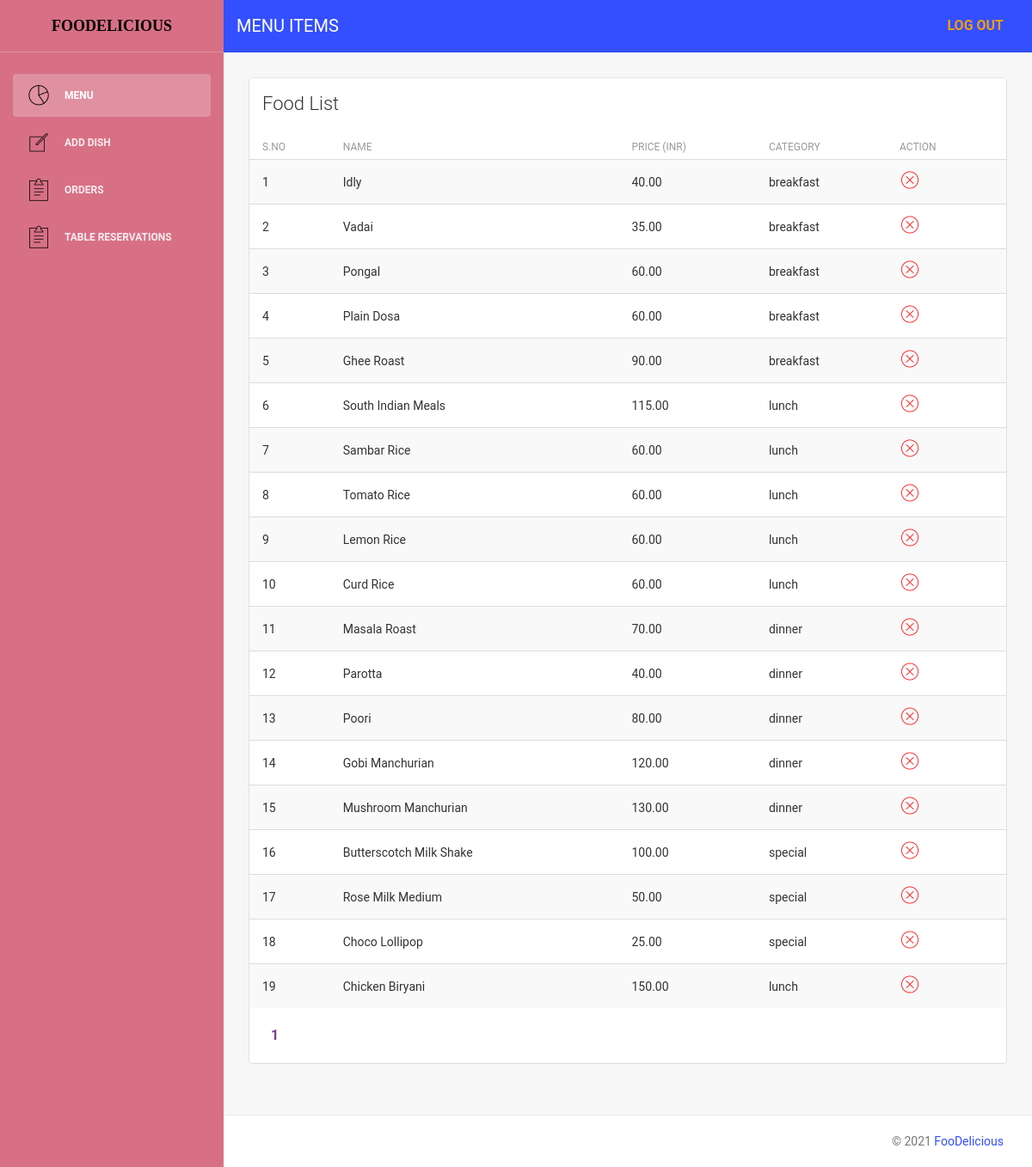
Page /admin/food_list.php (signed in) on the committed database.
### tables this page shows
CREATE TABLE `food` (
  `id` int(11) NOT NULL,
  `food_name` varchar(255) NOT NULL,
  `food_category` varchar(255) NOT NULL,
  `food_price` varchar(255) NOT NULL,
  `food_description` varchar(100) NOT NULL
);

### admin/food_list.php (the view, shortened to what this page needs)
<?php
	require "includes/db.php";
	$result = "";
	$per_page = 20;
		$count = $db->query("SELECT * FROM food");
		$pages = ceil((mysqli_num_rows($count)) / $per_page);
		if(isset($_GET['page'])) {
			$page = $_GET['page'];
		}else{
			$page = 1;
		}
		$start = ($page - 1) * $per_page;
		$cat = $db->query("SELECT * FROM food LIMIT $start, $per_page");
		if($cat->num_rows) {
			$result = "<table class='table table-hover table-striped'>
						<thead>
							<th>S.no</th>
							<th>name</th>
							<th>price (INR)</th>
							<th>Category</th>
							<th>Action</th>
						</thead>
						<tbody>";
			$x = 1;
			while($row = $cat->fetch_assoc()) {
				$id = $row['id'];
				$foodName = $row['food_name'];
				$foodCat = $row['food_category'];
				$foodPrice = $row['food_price'];
				$result .=  "<tr>
								<td>$x</td>
								<td>$foodName</td>
								<td>$foodPrice</td>
								<td>$foodCat</td>
								<td><a href='food_list.php?delete=".$id."' onclick='return check();'><i class='pe-7s-close-circle'></i></a></td>
							</tr>";
				$x++;
			}
			$result .= "</tbody>
						</table>";
		}else{
			$result = "<p style='color:red; padding: 10px; background: #ffeeee;'>No records available in the database yet</p>";
		}
?>
<!doctype html>
<html lang="en">
<head>
    <link href="assets/css/bootstrap.min.css" rel="stylesheet" />
    <link href="assets/css/animate.min.css" rel="stylesheet"/>
    <link href="assets/css/light-bootstrap-dashboard.css" rel="stylesheet"/>
    <link href="assets/css/demo.css" rel="stylesheet" />
    <link href="assets/css/pe-icon-7-stroke.css" rel="stylesheet" />
    <link href="assets/css/style.css" rel="stylesheet" />
</head>
<body>
<div class="wrapper">
    <div class="sidebar" data-color="#000" data-image="assets/img/sidebar-5.jpg">
    	<?php require "includes/side_wrapper.php"; ?>
    <div class="main-panel">
        <nav class="navbar navbar-default navbar-fixed" style="background: #334FFF;">
            <div class="container-fluid">
                <div class="navbar-header">
                    <a class="navbar-brand" href="#" style="color: #fff;">MENU ITEMS</a>
                </div>
                <div class="collapse navbar-collapse">
                    <ul class="nav navbar-nav navbar-right">
                        <li>
                            <a href="logout.php" style="color:#F39C12;">
                                <b>LOG OUT</b>
                            </a>
                        </li>
                    </ul>
                </div>
            </div>
        </nav>
        <div class="content">
            <div class="container-fluid">
                <div class="row">
                    <div class="col-md-12">
                        <div class="card">
                            <div class="header">
                                <h4 class="title">Food List</h4>
                            </div>
                            <div class="content table-responsive table-full-width">
								<?php echo $result; ?>
								<p style="padding: 0px 20px;"><?php if($pages >= 1 && $page <= $pages) {
									for($i = 1; $i <= $pages; $i++) {
										echo ($i == $page) ? "<a href='food_list.php?page=".$i."' style='margin-left:5px; font-weight: bold; text-decoration: none; color: #7D3C98;' >$i</a>  "  : " <a href='food_list.php?page=".$i."' class='btn'>$i</a> ";
									}
								} ?></p>
                            </div>
                        </div>
                    </div>
                </div>
            </div>
        </div>
        <footer class="footer">
            <div class="container-fluid">
                <p class="copyright pull-right">
                    &copy; <?php echo strftime("%Y", time()); ?> <a href="index.php" style="color: #334FFF;">FooDelicious</a>
                </p>
            </div>
        </footer>
    </div>
</div>
</body>
</html>

### admin/assets/css/style.css (style rules this page uses)
.pe-7s-close-circle { color: red; font-size: 24px; }

### rows in the picture
food: food_name "Idly", food_price "40.00", food_category "breakfast"
food: food_name "Vadai", food_price "35.00", food_category "breakfast"
food: food_name "Pongal", food_price "60.00", food_category "breakfast"
food: food_name "Plain Dosa", food_price "60.00", food_category "breakfast"
food: food_name "Ghee Roast", food_price "90.00", food_category "breakfast"
food: food_name "South Indian Meals", food_price "115.00", food_category "lunch"
food: food_name "Sambar Rice", food_price "60.00", food_category "lunch"
food: food_name "Tomato Rice", food_price "60.00", food_category "lunch"
food: food_name "Lemon Rice", food_price "60.00", food_category "lunch"
food: food_name "Curd Rice", food_price "60.00", food_category "lunch"
food: food_name "Masala Roast", food_price "70.00", food_category "dinner"
food: food_name "Parotta", food_price "40.00", food_category "dinner"
food: food_name "Poori", food_price "80.00", food_category "dinner"
food: food_name "Gobi Manchurian", food_price "120.00", food_category "dinner"
food: food_name "Mushroom Manchurian", food_price "130.00", food_category "dinner"
food: food_name "Butterscotch Milk Shake", food_price "100.00", food_category "special"
food: food_name "Rose Milk Medium", food_price "50.00", food_category "special"
food: food_name "Choco Lollipop", food_price "25.00", food_category "special"
food: food_name "Chicken Biryani", food_price "150.00", food_category "lunch"
